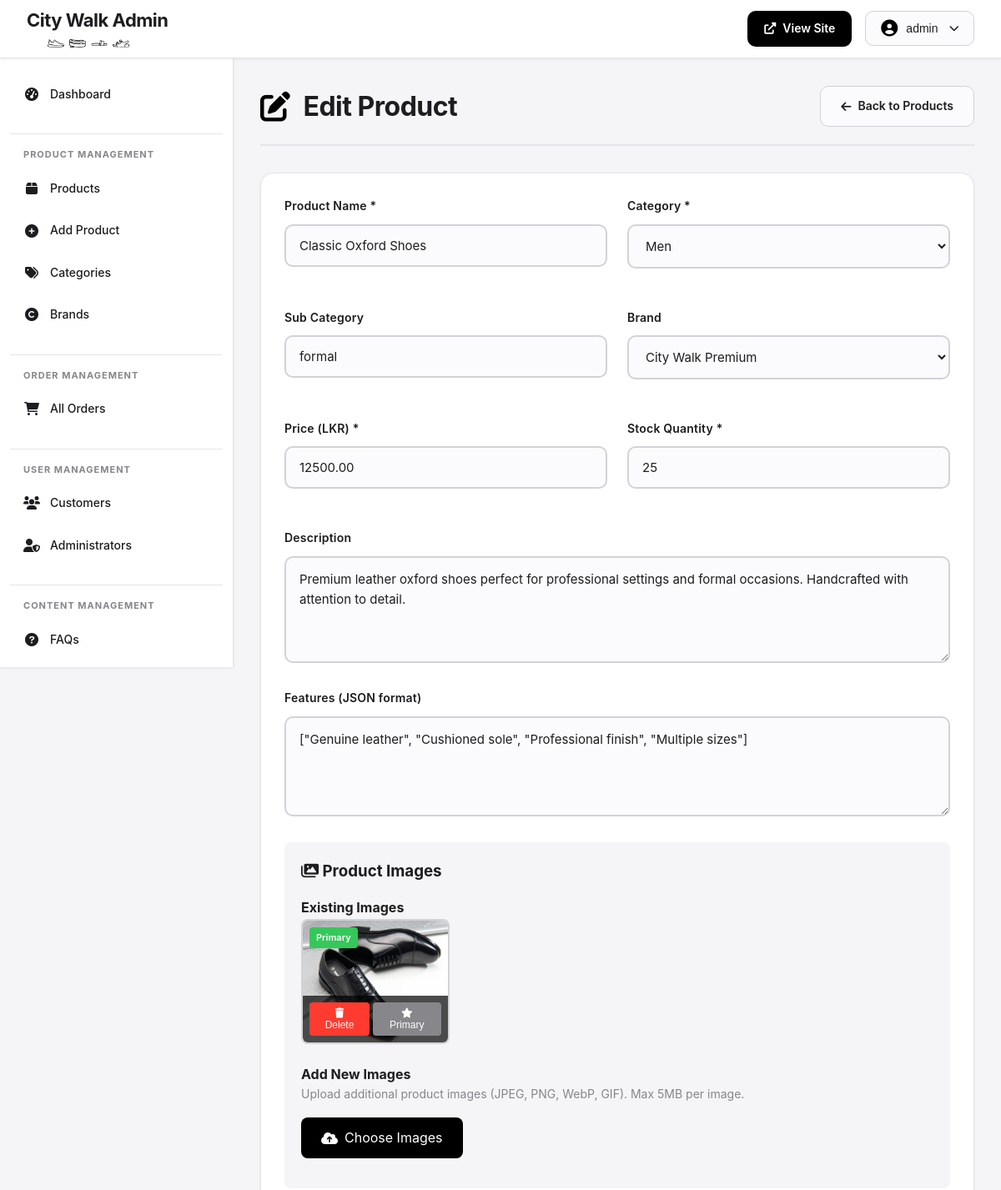
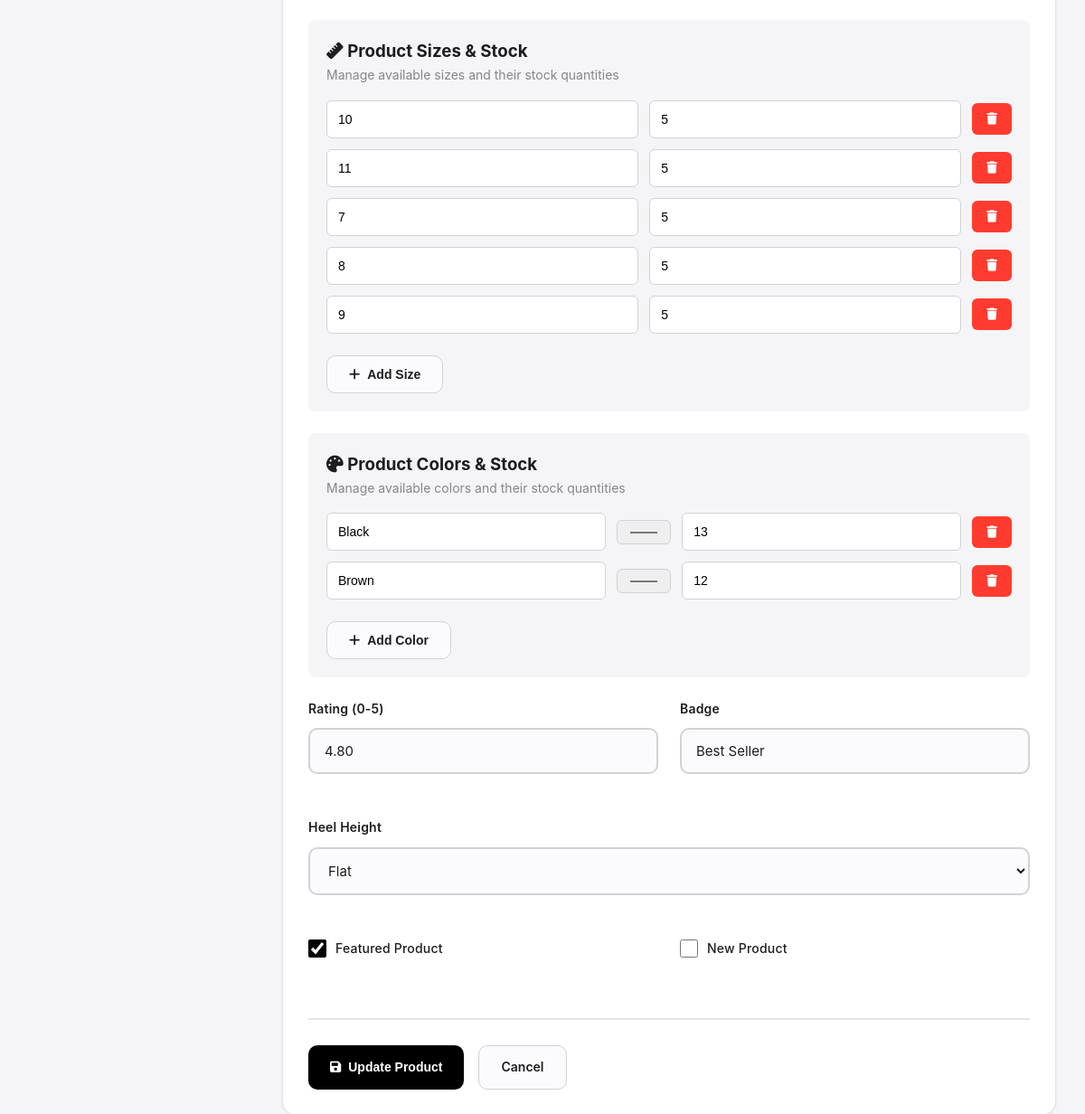
/admin/edit-product.php?id=1 (signed in), run on the app's committed database (2 pictures, top to bottom).
### tables this page shows
CREATE TABLE products (
    product_id INT PRIMARY KEY AUTO_INCREMENT,
    product_name VARCHAR(200) NOT NULL,
    slug VARCHAR(200) UNIQUE NOT NULL,
    category_id INT NOT NULL,
    sub_category VARCHAR(50),
    brand_id INT,
    price DECIMAL(10, 2) NOT NULL,
    description TEXT,
    features TEXT,
    rating DECIMAL(3, 2) DEFAULT 0.00,
    review_count INT DEFAULT 0,
    badge VARCHAR(50),
    heel_height ENUM('flat', 'low', 'medium', 'high') DEFAULT 'flat',
    is_new BOOLEAN DEFAULT FALSE,
    is_featured BOOLEAN DEFAULT FALSE,
    stock_quantity INT DEFAULT 0,
    status ENUM('active', 'inactive', 'out_of_stock') DEFAULT 'active',
    created_at TIMESTAMP DEFAULT CURRENT_TIMESTAMP,
    updated_at TIMESTAMP DEFAULT CURRENT_TIMESTAMP ON UPDATE CURRENT_TIMESTAMP,
    FOREIGN KEY (category_id) REFERENCES categories(category_id) ON DELETE CASCADE,
    FOREIGN KEY (brand_id) REFERENCES brands(brand_id) ON DELETE SET NULL,
    INDEX idx_slug (slug),
    INDEX idx_category (category_id),
    INDEX idx_price (price),
    INDEX idx_status (status),
    INDEX idx_featured (is_featured)
);

CREATE TABLE categories (
    category_id INT PRIMARY KEY AUTO_INCREMENT,
    category_name VARCHAR(50) NOT NULL,
    slug VARCHAR(50) UNIQUE NOT NULL,
    description TEXT,
    parent_category VARCHAR(50),
    display_order INT DEFAULT 0,
    is_active BOOLEAN DEFAULT TRUE,
    created_at TIMESTAMP DEFAULT CURRENT_TIMESTAMP,
    updated_at TIMESTAMP DEFAULT CURRENT_TIMESTAMP ON UPDATE CURRENT_TIMESTAMP,
    INDEX idx_slug (slug),
    INDEX idx_parent (parent_category)
);

CREATE TABLE brands (
    brand_id INT PRIMARY KEY AUTO_INCREMENT,
    brand_name VARCHAR(100) UNIQUE NOT NULL,
    description TEXT,
    is_active BOOLEAN DEFAULT TRUE,
    created_at TIMESTAMP DEFAULT CURRENT_TIMESTAMP,
    INDEX idx_brand_name (brand_name)
);

CREATE TABLE product_images (
    image_id INT PRIMARY KEY AUTO_INCREMENT,
    product_id INT NOT NULL,
    image_url VARCHAR(255) NOT NULL,
    alt_text VARCHAR(200),
    is_primary BOOLEAN DEFAULT FALSE,
    display_order INT DEFAULT 0,
    created_at TIMESTAMP DEFAULT CURRENT_TIMESTAMP,
    FOREIGN KEY (product_id) REFERENCES products(product_id) ON DELETE CASCADE,
    INDEX idx_product (product_id)
);

CREATE TABLE product_sizes (
    size_id INT PRIMARY KEY AUTO_INCREMENT,
    product_id INT NOT NULL,
    size VARCHAR(10) NOT NULL,
    stock_quantity INT DEFAULT 0,
    FOREIGN KEY (product_id) REFERENCES products(product_id) ON DELETE CASCADE,
    UNIQUE KEY unique_product_size (product_id, size),
    INDEX idx_product (product_id)
);

CREATE TABLE product_colors (
    color_id INT PRIMARY KEY AUTO_INCREMENT,
    product_id INT NOT NULL,
    color_name VARCHAR(50) NOT NULL,
    color_code VARCHAR(7),
    stock_quantity INT DEFAULT 0,
    FOREIGN KEY (product_id) REFERENCES products(product_id) ON DELETE CASCADE,
    INDEX idx_product (product_id)
);

### admin/edit-product.php (the view, shortened to what this page needs)
<?php
$db = getDB();
$productId = $_GET['id'] ?? 0;
$stmt = $db->prepare("SELECT * FROM products WHERE product_id = ?");
$stmt->execute([$productId]);
$product = $stmt->fetch();
$imgStmt = $db->prepare("SELECT * FROM product_images WHERE product_id = ? ORDER BY display_order");
$imgStmt->execute([$productId]);
$existingImages = $imgStmt->fetchAll();
$sizeStmt = $db->prepare("SELECT * FROM product_sizes WHERE product_id = ? ORDER BY size");
$sizeStmt->execute([$productId]);
$existingSizes = $sizeStmt->fetchAll();
$colorStmt = $db->prepare("SELECT * FROM product_colors WHERE product_id = ? ORDER BY color_name");
$colorStmt->execute([$productId]);
$existingColors = $colorStmt->fetchAll();
$imgStmt = $db->prepare("SELECT * FROM product_images WHERE product_id = ? ORDER BY display_order");
$imgStmt->execute([$productId]);
$existingImages = $imgStmt->fetchAll();
$sizeStmt = $db->prepare("SELECT * FROM product_sizes WHERE product_id = ? ORDER BY size");
$sizeStmt->execute([$productId]);
$existingSizes = $sizeStmt->fetchAll();
$colorStmt = $db->prepare("SELECT * FROM product_colors WHERE product_id = ? ORDER BY color_name");
$colorStmt->execute([$productId]);
$existingColors = $colorStmt->fetchAll();
$categories = $db->query("SELECT * FROM categories WHERE parent_category IS NULL ORDER BY category_name")->fetchAll();
$brands = $db->query("SELECT * FROM brands ORDER BY brand_name")->fetchAll();
?>
<!DOCTYPE html>
<html lang="en">
<head>
    <link rel="stylesheet" href="../css/admin-styles.css">
    <link rel="stylesheet" href="https://cdnjs.cloudflare.com/ajax/libs/font-awesome/6.0.0/css/all.min.css">
</head>
<body>
    <?php include 'includes/header.php'; ?>
    <?php include 'includes/sidebar.php'; ?>
    <main class="admin-main">
        <div class="admin-container">
            <div class="page-header">
                <h1><i class="fas fa-edit"></i> Edit Product</h1>
                <a href="products.php" class="btn-secondary">
                    <i class="fas fa-arrow-left"></i> Back to Products
                </a>
            </div>
            <div class="admin-card">
                <form method="POST" id="edit-product-form" action="edit-product.php?id=<?php echo $productId; ?>" enctype="multipart/form-data">
    <div class="form-row">
        <div class="form-group">
            <label>Product Name *</label>
            <input type="text" name="product_name" value="<?php echo htmlspecialchars($product['product_name']); ?>" required>
        </div>
        <div class="form-group">
            <label>Category *</label>
            <select name="category_id" required>
                <?php foreach ($categories as $cat): ?>
                    <option value="<?php echo $cat['category_id']; ?>" <?php echo $product['category_id'] == $cat['category_id'] ? 'selected' : ''; ?>>
                        <?php echo htmlspecialchars($cat['category_name']); ?>
                    </option>
                <?php endforeach; ?>
            </select>
        </div>
    </div>
    <div class="form-row">
        <div class="form-group">
            <label>Sub Category</label>
            <input type="text" name="sub_category" value="<?php echo htmlspecialchars($product['sub_category'] ?? ''); ?>">
        </div>
        <div class="form-group">
            <label>Brand</label>
            <select name="brand_id">
                <?php foreach ($brands as $brand): ?>
                    <option value="<?php echo $brand['brand_id']; ?>" <?php echo $product['brand_id'] == $brand['brand_id'] ? 'selected' : ''; ?>>
                        <?php echo htmlspecialchars($brand['brand_name']); ?>
                    </option>
                <?php endforeach; ?>
            </select>
        </div>
    </div>
    <div class="form-row">
        <div class="form-group">
            <label>Price (LKR) *</label>
            <input type="number" name="price" step="0.01" value="<?php echo $product['price']; ?>" required>
        </div>
        <div class="form-group">
            <label>Stock Quantity *</label>
            <input type="number" name="stock_quantity" value="<?php echo $product['stock_quantity']; ?>" required>
        </div>
    </div>
    <div class="form-group">
        <label>Description</label>
        <textarea name="description" rows="4"><?php echo htmlspecialchars($product['description'] ?? ''); ?></textarea>
    </div>
    <div class="form-group">
        <label>Features (JSON format)</label>
        <textarea name="features" rows="3"><?php echo htmlspecialchars($product['features'] ?? ''); ?></textarea>
    </div>
    <div class="image-upload-section">
        <h3><i class="fas fa-images"></i> Product Images</h3>
        <?php if (!empty($existingImages)): ?>
            <h4 style="margin-top: 16px; color: #1d1d1f;">Existing Images</h4>
            <div class="existing-images">
                <?php foreach ($existingImages as $img): ?>
                    <div class="existing-image">
                        <img src="../<?php echo htmlspecialchars($img['image_url']); ?>"
                            alt="<?php echo htmlspecialchars($img['alt_text']); ?>">
                        <?php if ($img['is_primary']): ?>
                            <span class="primary-badge">Primary</span>
                        <?php endif; ?>
                        <div class="image-actions">
                            <button type="button" class="btn-delete-img" onclick="deleteImage(<?php echo $img['image_id']; ?>, <?php echo $productId; ?>)">
                                <i class="fas fa-trash"></i> Delete
                            </button>
                            <button type="button" class="btn-primary-img" onclick="setPrimaryImage(<?php echo $img['image_id']; ?>, <?php echo $productId; ?>)" <?php echo $img['is_primary'] ? 'disabled' : ''; ?>>
                                <i class="fas fa-star"></i> <?php echo $img['is_primary'] ? 'Primary' : 'Set Primary'; ?>
                            </button>
                        </div>
                    </div>
                <?php endforeach; ?>
            </div>
        <?php endif; ?>
        <h4 style="margin-top: 24px; color: #1d1d1f;">Add New Images</h4>
        <p style="color: #86868b; font-size: 14px; margin-bottom: 16px;">
            Upload additional product images (JPEG, PNG, WebP, GIF). Max 5MB per image.
        </p>
        <div class="file-input-wrapper">
            <label for="product_images" class="file-input-label">
                <i class="fas fa-cloud-upload-alt"></i>
                Choose Images
            </label>
        </div>
    </div>
    <div class="sizes-colors-section">
        <h3><i class="fas fa-ruler"></i> Product Sizes & Stock</h3>
        <p style="color: #86868b; font-size: 14px; margin-bottom: 16px;">
            Manage available sizes and their stock quantities
        </p>
        <div id="sizes-container">
            <?php if (!empty($existingSizes)): ?>
                <?php foreach ($existingSizes as $size): ?>
                    <div class="size-row">
                        <input type="text" name="sizes[]" value="<?php echo htmlspecialchars($size['size']); ?>" placeholder="Size" style="flex: 1;">
                        <input type="number" name="size_stock[]" value="<?php echo $size['stock_quantity']; ?>" placeholder="Stock Qty" min="0" style="flex: 1;">
                        <button type="button" class="btn-remove-size" onclick="removeRow(this)" style="background: #ff3b30; color: white; border: none; padding: 10px 16px; border-radius: 6px; cursor: pointer;">
                            <i class="fas fa-trash"></i>
                        </button>
                    </div>
                <?php endforeach; ?>
            <?php endif; ?>
        </div>
        <button type="button" onclick="addSizeRow()" class="btn-secondary" style="margin-top: 12px;">
            <i class="fas fa-plus"></i> Add Size
        </button>
    </div>
    <div class="sizes-colors-section">
        <h3><i class="fas fa-palette"></i> Product Colors & Stock</h3>
        <p style="color: #86868b; font-size: 14px; margin-bottom: 16px;">
            Manage available colors and their stock quantities
        </p>
        <div id="colors-container">
            <?php if (!empty($existingColors)): ?>
                <?php foreach ($existingColors as $color): ?>
                    <div class="color-row">
                        <input type="text" name="colors[]" value="<?php echo htmlspecialchars($color['color_name']); ?>" placeholder="Color name" style="flex: 1;">
                        <input type="color" name="color_codes[]" value="<?php echo htmlspecialchars($color['color_code'] ?? '#000000'); ?>" title="Color code" style="width: 60px;">
                        <input type="number" name="color_stock[]" value="<?php echo $color['stock_quantity']; ?>" placeholder="Stock Qty" min="0" style="flex: 1;">
                        <button type="button" class="btn-remove-color" onclick="removeRow(this)" style="background: #ff3b30; color: white; border: none; padding: 10px 16px; border-radius: 6px; cursor: pointer;">
                            <i class="fas fa-trash"></i>
                        </button>
                    </div>
                <?php endforeach; ?>
            <?php endif; ?>
        </div>
        <button type="button" onclick="addColorRow()" class="btn-secondary" style="margin-top: 12px;">
            <i class="fas fa-plus"></i> Add Color
        </button>
            </div>
            <div class="form-row">
                <div class="form-group">
                    <label>Rating (0-5)</label>
                    <input type="number" name="rating" step="0.1" min="0" max="5" value="<?php echo $product['rating']; ?>">
                </div>
                <div class="form-group">
                    <label>Badge</label>
                    <input type="text" name="badge" value="<?php echo htmlspecialchars($product['badge'] ?? ''); ?>">
                </div>
            </div>
            <div class="form-row">
                <div class="form-group">
                    <label>Heel Height</label>
                    <select name="heel_height">
                        <option value="flat" <?php echo $product['heel_height'] == 'flat' ? 'selected' : ''; ?>>Flat</option>
                    </select>
                </div>
            </div>
            <div class="form-row">
                <div class="form-group">
                    <label>
                        <input type="checkbox" name="is_featured" value="1" <?php echo $product['is_featured'] ? 'checked' : ''; ?>>
                        Featured Product
                    </label>
                </div>
                <div class="form-group">
                    <label>
                        <input type="checkbox" name="is_new" value="1" <?php echo $product['is_new'] ? 'checked' : ''; ?>>
                        New Product
                    </label>
                </div>
            </div>
            <div class="form-actions">
                <button type="submit" class="btn-primary-small" id="submit-btn">
                    <i class="fas fa-save"></i> Update Product
                </button>
                <a href="products.php" class="btn-secondary">Cancel</a>
            </div>
        </form>
        </div>
        </div>
    </main>
</body>
</html>

### data on the page
products: product_name "Classic Oxford Shoes", category_id "Men", sub_category "formal", brand_id "City Walk Premium", price "12500.00", stock_quantity "25", description "Premium leather oxford shoes perfect for professional settings and formal occasions. Handcrafted with attention to detail.", features "[\"Genuine leather\", \"Cushioned sole\", \"Professional finish\", \"Multiple sizes\"]", rating "4.80", badge "Best Seller", heel_height "Flat", is_featured "☑"
product_images: image_url (picture), is_primary "Primary"
product_sizes: size "10", stock_quantity "5"
product_sizes: size "11", stock_quantity "5"
product_sizes: size "7", stock_quantity "5"
product_sizes: size "8", stock_quantity "5"
product_sizes: size "9", stock_quantity "5"
product_colors: color_name "Black", color_code "#000000", stock_quantity "13"
product_colors: color_name "Brown", color_code "#000000", stock_quantity "12"

### other printed values
$_SESSION['username'] "admin"
